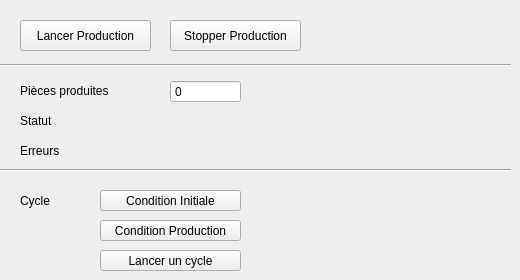
    <widget class="QWidget" name="production">
     <attribute name="title">
      <string>Production</string>
     </attribute>
     <widget class="QLabel" name="production_erreur">
      <property name="geometry">
       <rect>
        <x>100</x>
        <y>140</y>
        <width>391</width>
        <height>21</height>
       </rect>
      </property>
      <property name="font">
       <font>
        <bold>true</bold>
        <kerning>true</kerning>
       </font>
      </property>
      <property name="text">
       <string>&lt;no errors&gt;</string>
      </property>
      <property name="alignment">
       <set>Qt::AlignLeading|Qt::AlignLeft|Qt::AlignVCenter</set>
      </property>
      <property name="wordWrap">
       <bool>false</bool>
      </property>
     </widget>
     <widget class="QPushButton" name="production_lancer">
      <property name="geometry">
       <rect>
        <x>20</x>
        <y>20</y>
        <width>131</width>
        <height>31</height>
       </rect>
      </property>
      <property name="text">
       <string>Lancer Production</string>
      </property>
     </widget>
     <widget class="QPushButton" name="production_stopper">
      <property name="geometry">
       <rect>
        <x>170</x>
        <y>20</y>
        <width>131</width>
        <height>31</height>
       </rect>
      </property>
      <property name="text">
       <string>Stopper Production</string>
      </property>
     </widget>
     <widget class="QLabel" name="label_19">
      <property name="geometry">
       <rect>
        <x>20</x>
        <y>80</y>
        <width>121</width>
        <height>21</height>
       </rect>
      </property>
      <property name="text">
       <string>Pièces produites</string>
      </property>
     </widget>
     <widget class="QSpinBox" name="production_produite">
      <property name="geometry">
       <rect>
        <x>170</x>
        <y>80</y>
        <width>71</width>
        <height>23</height>
       </rect>
      </property>
      <property name="focusPolicy">
       <enum>Qt::NoFocus</enum>
      </property>
      <property name="readOnly">
       <bool>true</bool>
      </property>
      <property name="buttonSymbols">
       <enum>QAbstractSpinBox::NoButtons</enum>
      </property>
      <property name="maximum">
       <number>65535</number>
      </property>
     </widget>
     <widget class="QLabel" name="label_20">
      <property name="geometry">
       <rect>
        <x>20</x>
        <y>110</y>
        <width>71</width>
        <height>21</height>
       </rect>
      </property>
      <property name="text">
       <string>Statut</string>
      </property>
     </widget>
     <widget class="QLabel" name="production_status">
      <property name="geometry">
       <rect>
        <x>100</x>
        <y>110</y>
        <width>391</width>
        <height>21</height>
       </rect>
      </property>
      <property name="font">
       <font>
        <bold>true</bold>
       </font>
      </property>
      <property name="text">
       <string>&lt;no production&gt;</string>
      </property>
     </widget>
     <widget class="QPushButton" name="production_condition_initiale">
      <property name="geometry">
       <rect>
        <x>100</x>
        <y>190</y>
        <width>141</width>
        <height>21</height>
       </rect>
      </property>
      <property name="text">
       <string>Condition Initiale</string>
      </property>
     </widget>
     <widget class="QLabel" name="label_47">
      <property name="geometry">
       <rect>
        <x>20</x>
        <y>190</y>
        <width>121</width>
        <height>21</height>
       </rect>
      </property>
      <property name="text">
       <string>Cycle</string>
      </property>
     </widget>
     <widget class="QPushButton" name="production_condition_production">
      <property name="geometry">
       <rect>
        <x>100</x>
        <y>220</y>
        <width>141</width>
        <height>21</height>
       </rect>
      </property>
      <property name="text">
       <string>Condition Production</string>
      </property>
     </widget>
     <widget class="QPushButton" name="production_lancer_cycle">
      <property name="geometry">
       <rect>
        <x>100</x>
        <y>250</y>
        <width>141</width>
        <height>21</height>
       </rect>
      </property>
      <property name="text">
       <string>Lancer un cycle</string>
      </property>
     </widget>
     <widget class="Line" name="line_8">
      <property name="geometry">
       <rect>
        <x>0</x>
        <y>160</y>
        <width>511</width>
        <height>20</height>
       </rect>
      </property>
      <property name="orientation">
       <enum>Qt::Horizontal</enum>
      </property>
     </widget>
     <widget class="Line" name="line_9">
      <property name="geometry">
       <rect>
        <x>0</x>
        <y>55</y>
        <width>511</width>
        <height>20</height>
       </rect>
      </property>
      <property name="orientation">
       <enum>Qt::Horizontal</enum>
      </property>
     </widget>
     <widget class="QLabel" name="label_82">
      <property name="geometry">
       <rect>
        <x>20</x>
        <y>140</y>
        <width>71</width>
        <height>21</height>
       </rect>
      </property>
      <property name="text">
       <string>Erreurs</string>
      </property>
     </widget>
    </widget>
